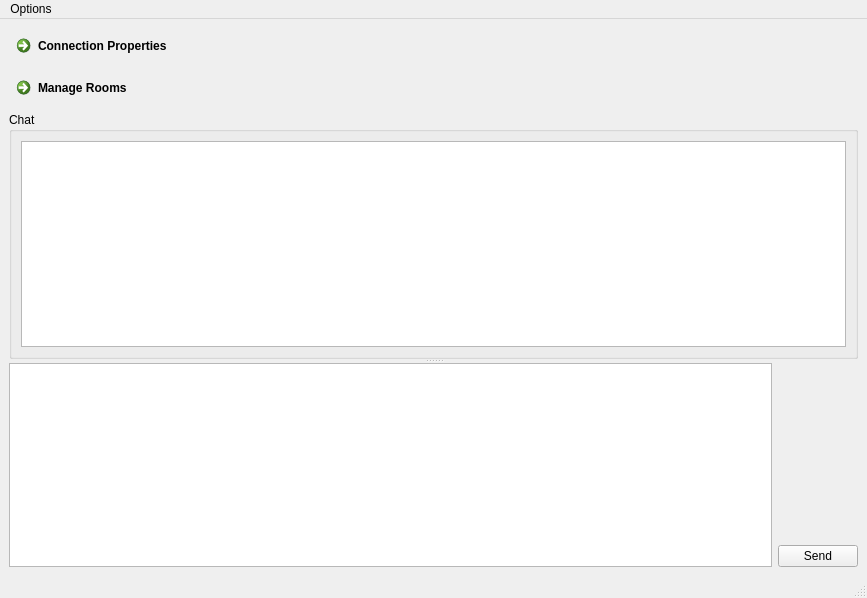
<?xml version="1.0" encoding="UTF-8"?>
<ui version="4.0">
 <class>MainWindow</class>
 <widget class="QMainWindow" name="MainWindow">
  <property name="windowModality">
   <enum>Qt::ApplicationModal</enum>
  </property>
  <property name="geometry">
   <rect>
    <x>0</x>
    <y>0</y>
    <width>867</width>
    <height>598</height>
   </rect>
  </property>
  <property name="windowTitle">
   <string>Concord</string>
  </property>
  <widget class="QWidget" name="centralwidget">
   <layout class="QVBoxLayout" name="verticalLayout_2">
    <item>
     <widget class="QCommandLinkButton" name="connectionButton">
      <property name="text">
       <string>Connection Properties</string>
      </property>
     </widget>
    </item>
    <item>
     <widget class="QCommandLinkButton" name="roomsButton">
      <property name="text">
       <string>Manage Rooms</string>
      </property>
     </widget>
    </item>
    <item>
     <widget class="QSplitter" name="splitter">
      <property name="orientation">
       <enum>Qt::Vertical</enum>
      </property>
      <widget class="QGroupBox" name="chatFrame">
       <property name="title">
        <string>Chat</string>
       </property>
       <layout class="QHBoxLayout" name="horizontalLayout">
        <item>
         <widget class="QTextBrowser" name="textViewer"/>
        </item>
       </layout>
      </widget>
      <widget class="QWidget" name="">
       <layout class="QHBoxLayout" name="messageBoxLayout">
        <item>
         <widget class="QTextEdit" name="messageEdit"/>
        </item>
        <item>
         <layout class="QVBoxLayout" name="sendButtonLayout">
          <item>
           <spacer name="sendButtonSpacer">
            <property name="orientation">
             <enum>Qt::Vertical</enum>
            </property>
            <property name="sizeHint" stdset="0">
             <size>
              <width>20</width>
              <height>40</height>
             </size>
            </property>
           </spacer>
          </item>
          <item>
           <widget class="QPushButton" name="sendButton">
            <property name="text">
             <string>Send</string>
            </property>
           </widget>
          </item>
         </layout>
        </item>
       </layout>
      </widget>
     </widget>
    </item>
   </layout>
  </widget>
  <widget class="QMenuBar" name="menubar">
   <property name="geometry">
    <rect>
     <x>0</x>
     <y>0</y>
     <width>867</width>
     <height>22</height>
    </rect>
   </property>
   <widget class="QMenu" name="menuOptions">
    <property name="title">
     <string>Options</string>
    </property>
    <addaction name="actionAbout"/>
    <addaction name="actionAbout_Qt"/>
    <addaction name="actionQuit"/>
   </widget>
   <addaction name="menuOptions"/>
  </widget>
  <widget class="QStatusBar" name="statusbar"/>
  <action name="actionQuit">
   <property name="text">
    <string>Quit</string>
   </property>
  </action>
  <action name="actionEnglish">
   <property name="text">
    <string>English</string>
   </property>
  </action>
  <action name="actionPortuguese">
   <property name="text">
    <string>Portuguese</string>
   </property>
  </action>
  <action name="actionAbout">
   <property name="text">
    <string>About</string>
   </property>
  </action>
  <action name="actionAbout_Qt">
   <property name="text">
    <string>About Qt</string>
   </property>
  </action>
 </widget>
 <resources/>
 <connections/>
</ui>
